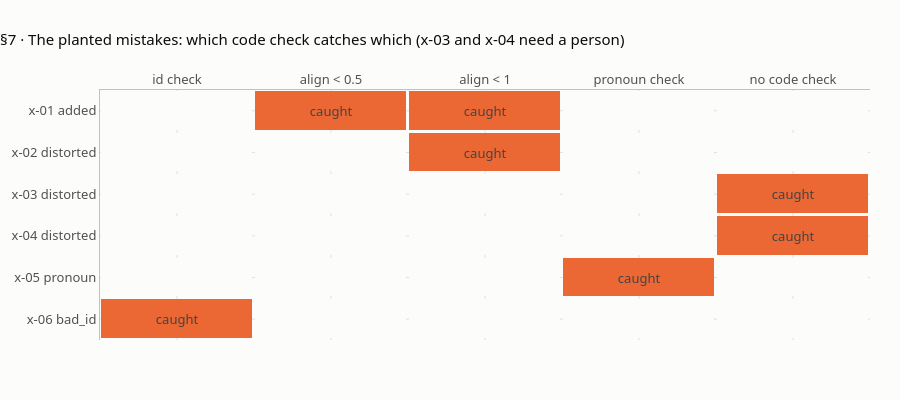
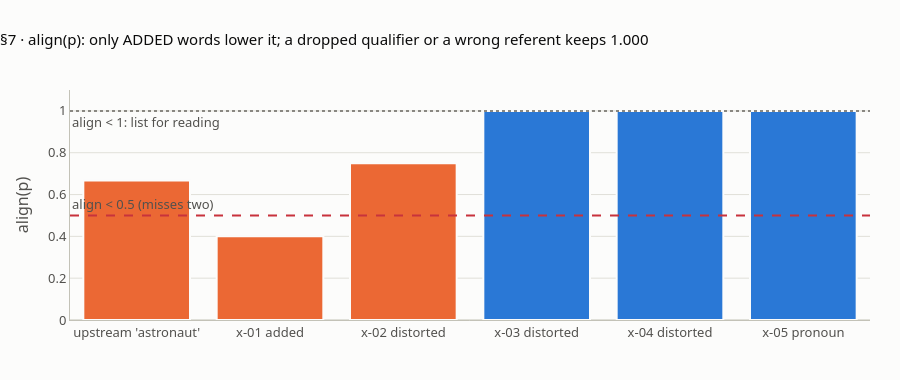
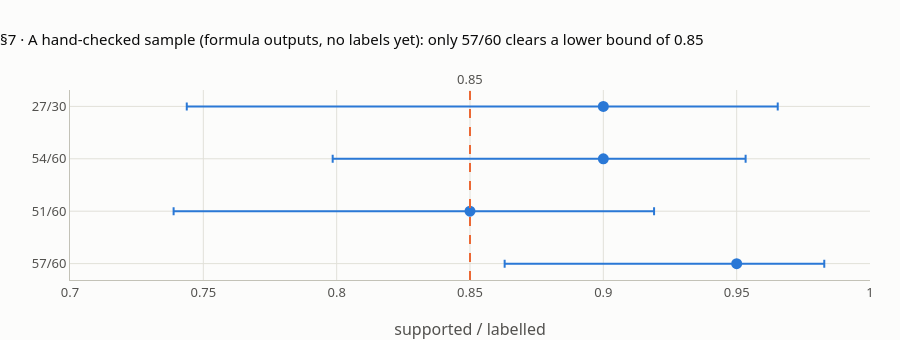

Here is the notebook cell these charts were saved with, in order:
### Markdown cell above
## 7 · Checking the rewrite: alignment and its blind spots

**What this verifies** (lesson step 7, `#align`; facts K5, K4, K11).
- align(p) = |W(p) ∩ (W(sources) ∪ W(resolved names))| / |W(p)|, with W = content-word stems (`words`).
- Upstream's few-shot "Neil Armstrong was an astronaut.": align 2/3 = 0.667, so an `align < 0.5` rule would **not** flag it.
- The planted mistakes table: which check catches which. x-03 (dropped "well") and x-04 (wrong referent) have align 1.000: **no code check catches them**, only a person reading against the source.
- The list of every align < 1 (C4): none in the tutor set, x-01 and x-02 in the planted file.
- The hand sample: Wilson 95% intervals for 27/30, 54/60, 51/60, 57/60 (formula outputs; **no labels exist yet**).

### Code cell
WA = words("Neil Armstrong was an astronaut.")
check("§7 astronaut: words, unsupported, align (K5)", [sorted(WA), sorted(WA - words(EX_DOC)), len(WA & words(EX_DOC)) / len(WA)],
      [["armstrong", "astronaut", "neil"], ["astronaut"], 0.667], T3)
AST = len(WA & words(EX_DOC)) / len(WA)
check("§7 astronaut flagged by align < 0.5, by align < 1 (K5)", [AST < 0.5, AST < 1], [False, True])

for p in PLANT:
    r = RP[p["prop_id"]]
    al = r["align"]
    print(f"   {p['prop_id']} [{p['error']}] ids_ok={r['ids_ok']} align={'nan' if al is None else f'{al:.3f}'} "
          f"unsupported={r.get('unsupported')} pronoun={r['pronoun']} | {p['text']}")
check("§7 planted: ids_ok (K5)", [RP[k]["ids_ok"] for k in RP], [True, True, True, True, True, False])
check("§7 planted: align, x-01..x-06 (K5)", [float("nan") if RP[k]["align"] is None else RP[k]["align"] for k in RP],
      [0.400, 0.750, 1.0, 1.0, 1.0, float("nan")], T3)
check("§7 planted: unsupported words x-01, x-02 (K5)", [RP["x-01"]["unsupported"], RP["x-02"]["unsupported"]],
      [["196", "countri", "sign"], ["2016"]])
CHECKS_COLS = ["id check", "align < 0.5", "align < 1", "pronoun check"]


def flags(r):
    al = r["align"]
    return [int(not r["ids_ok"]), int(al is not None and al < 0.5), int(al is not None and al < 1), int(r["pronoun"])]


MATRIX = {k: flags(r) for k, r in RP.items()}
check("§7 the planted-mistake matrix: id, align < 0.5, align < 1, pronoun (K5)", MATRIX,
      {"x-01": [0, 1, 1, 0], "x-02": [0, 0, 1, 0], "x-03": [0, 0, 0, 0], "x-04": [0, 0, 0, 0], "x-05": [0, 0, 0, 1], "x-06": [1, 0, 0, 0]})
check("§7 caught by no code check (K5)", [k for k, v in MATRIX.items() if not any(v)], ["x-03", "x-04"])
check("§7 C4 list, every align < 1: tutor set, planted file (K4, K5)",
      [[k for k, r in RT.items() if r["align"] < 1], [k for k, r in RP.items() if r["align"] is not None and r["align"] < 1]],
      [[], ["x-01", "x-02"]])
check("§7 tutor set: lowest align (K4)", min(r["align"] for r in RT.values()), 1.0)

fig = go.Figure(go.Heatmap(z=[MATRIX[k] + [int(not any(MATRIX[k]))] for k in MATRIX], x=CHECKS_COLS + ["no code check"],
                           y=[f"{k} {PT[k]['error']}" for k in MATRIX], colorscale=[[0, SURFACE], [1, ORANGE]], showscale=False,
                           text=[["caught" if v else "" for v in MATRIX[k] + [int(not any(MATRIX[k]))]] for k in MATRIX],
                           texttemplate="%{text}", xgap=3, ygap=3, hovertemplate="%{y} · %{x}: %{text}<extra></extra>"))
fig.update_layout(title="§7 · The planted mistakes: which code check catches which (x-03 and x-04 need a person)", height=400,
                  yaxis=dict(autorange="reversed"), xaxis=dict(side="top"))
fig.show()

names = ["upstream 'astronaut'"] + [f"{k} {PT[k]['error']}" for k in RP if RP[k]["align"] is not None]
vals = [AST] + [RP[k]["align"] for k in RP if RP[k]["align"] is not None]
fig = go.Figure(go.Bar(x=names, y=np.round(vals, 3), marker=bar_style([ORANGE if v < 1 else BLUE for v in vals]),
                       hovertemplate="%{x}: align %{y:.3f}<extra></extra>"))
fig.add_hline(y=0.5, line=dict(color=RED, dash="dash"), annotation_text="align < 0.5 (misses two)", annotation_position="top left")
fig.add_hline(y=1.0, line=dict(color=MUTED, dash="dot"), annotation_text="align < 1: list for reading", annotation_position="bottom left")
fig.update_layout(title="§7 · align(p): only ADDED words lower it; a dropped qualifier or a wrong referent keeps 1.000",
                  height=380, yaxis=dict(title="align(p)", range=[0, 1.1]), showlegend=False)
fig.show()


def wilson(x, n, z=1.959963984540054):
    p = x / n
    den = 1 + z * z / n
    c = (p + z * z / (2 * n)) / den
    h = z * math.sqrt(p * (1 - p) / n + z * z / (4 * n * n)) / den
    return c - h, c + h


SAMPLES = [(27, 30), (54, 60), (51, 60), (57, 60)]
WI = {f"{x}/{n}": [round(v, 3) for v in wilson(x, n)] for x, n in SAMPLES}
check("§7 Wilson 95% intervals (K11, formula; no labels exist)", WI,
      {"27/30": [0.744, 0.965], "54/60": [0.799, 0.953], "51/60": [0.739, 0.919], "57/60": [0.863, 0.983]}, T3)
check("§7 lower bound >= 0.85 (K11)", [wilson(x, n)[0] >= 0.85 for x, n in SAMPLES], [False, False, False, True])
NEED = next(n for n in range(20, 2000, 20) if wilson(n * 19 // 20, n)[0] >= 0.85)
check("§7 smallest multiple of 20 where 95% supported clears 0.85 (K11)", [NEED, NEED * 19 // 20], [60, 57])
fig = go.Figure()
fig.add_scatter(x=[x / n for x, n in SAMPLES], y=list(WI), mode="markers", marker=dict(size=11, color=BLUE),
                error_x=dict(type="data", symmetric=False, array=[wilson(x, n)[1] - x / n for x, n in SAMPLES],
                             arrayminus=[x / n - wilson(x, n)[0] for x, n in SAMPLES], color=BLUE, thickness=2),
                name="supported share, Wilson 95%", hovertemplate="%{y}: %{x:.3f}<extra></extra>")
fig.add_vline(x=0.85, line=dict(color=ORANGE, dash="dash"), annotation_text="0.85", annotation_position="top")
fig.update_layout(title="§7 · A hand-checked sample (formula outputs, no labels yet): only 57/60 clears a lower bound of 0.85",
                  height=340, xaxis=dict(title="supported / labelled", range=[0.7, 1.0]), yaxis=dict(autorange="reversed"))
fig.show()
print("   no hand faithfulness labels exist yet: label the sheet first; the intervals above only show the formula")

### Figure 1 — Plotly figure (JSON) as saved in the notebook; plotly's stock layout.template omitted (floating-point values rounded to 4 significant figures)
{"data": [{"colorscale": [[0, "#fcfcfb"], [1, "#eb6834"]], "hovertemplate": "%{y} · %{x}: %{text}<extra></extra>", "showscale": false, "text": [["", "caught", "caught", "", ""], ["", "", "caught", "", ""], ["", "", "", "", "caught"], ["", "", "", "", "caught"], ["", "", "", "caught", ""], ["caught", "", "", "", ""]], "texttemplate": "%{text}", "x": ["id check", "align < 0.5", "align < 1", "pronoun check", "no code check"], "xgap": 3, "y": ["x-01 added", "x-02 distorted", "x-03 distorted", "x-04 distorted", "x-05 pronoun", "x-06 bad_id"], "ygap": 3, "z": [[0, 1, 1, 0, 0], [0, 0, 1, 0, 0], [0, 0, 0, 0, 1], [0, 0, 0, 0, 1], [0, 0, 0, 1, 0], [1, 0, 0, 0, 0]], "type": "heatmap"}], "layout": {"yaxis": {"autorange": "reversed"}, "xaxis": {"side": "top"}, "title": {"text": "§7 · The planted mistakes: which code check catches which (x-03 and x-04 need a person)"}, "height": 400}}

### Figure 2 — Plotly figure (JSON) as saved in the notebook; plotly's stock layout.template omitted (floating-point values rounded to 4 significant figures)
{"data": [{"hovertemplate": "%{x}: align %{y:.3f}<extra></extra>", "marker": {"color": ["#eb6834", "#eb6834", "#eb6834", "#2a78d6", "#2a78d6", "#2a78d6"], "line": {"color": "#fcfcfb", "width": 2}}, "x": ["upstream 'astronaut'", "x-01 added", "x-02 distorted", "x-03 distorted", "x-04 distorted", "x-05 pronoun"], "y": [0.667, 0.4, 0.75, 1.0, 1.0, 1.0], "type": "bar"}], "layout": {"shapes": [{"line": {"color": "#c8323c", "dash": "dash"}, "type": "line", "x0": 0, "x1": 1, "xref": "x domain", "y0": 0.5, "y1": 0.5, "yref": "y"}, {"line": {"color": "#898781", "dash": "dot"}, "type": "line", "x0": 0, "x1": 1, "xref": "x domain", "y0": 1.0, "y1": 1.0, "yref": "y"}], "annotations": [{"showarrow": false, "text": "align < 0.5 (misses two)", "x": 0, "xanchor": "left", "xref": "x domain", "y": 0.5, "yanchor": "bottom", "yref": "y"}, {"showarrow": false, "text": "align < 1: list for reading", "x": 0, "xanchor": "left", "xref": "x domain", "y": 1.0, "yanchor": "top", "yref": "y"}], "yaxis": {"title": {"text": "align(p)"}, "range": [0, 1.1]}, "title": {"text": "§7 · align(p): only ADDED words lower it; a dropped qualifier or a wrong referent keeps 1.000"}, "height": 380, "showlegend": false}}

### Figure 3 — Plotly figure (JSON) as saved in the notebook; plotly's stock layout.template omitted (floating-point values rounded to 4 significant figures)
{"data": [{"error_x": {"array": [0.0654, 0.05336, 0.06903, 0.03285], "arrayminus": [0.1562, 0.1015, 0.1111, 0.08701], "color": "#2a78d6", "symmetric": false, "thickness": 2, "type": "data"}, "hovertemplate": "%{y}: %{x:.3f}<extra></extra>", "marker": {"color": "#2a78d6", "size": 11}, "mode": "markers", "name": "supported share, Wilson 95%", "x": [0.9, 0.9, 0.85, 0.95], "y": ["27/30", "54/60", "51/60", "57/60"], "type": "scatter"}], "layout": {"shapes": [{"line": {"color": "#eb6834", "dash": "dash"}, "type": "line", "x0": 0.85, "x1": 0.85, "xref": "x", "y0": 0, "y1": 1, "yref": "y domain"}], "annotations": [{"showarrow": false, "text": "0.85", "x": 0.85, "xanchor": "center", "xref": "x", "y": 1, "yanchor": "bottom", "yref": "y domain"}], "xaxis": {"title": {"text": "supported / labelled"}, "range": [0.7, 1.0]}, "yaxis": {"autorange": "reversed"}, "title": {"text": "§7 · A hand-checked sample (formula outputs, no labels yet): only 57/60 clears a lower bound of 0.85"}, "height": 340}}
